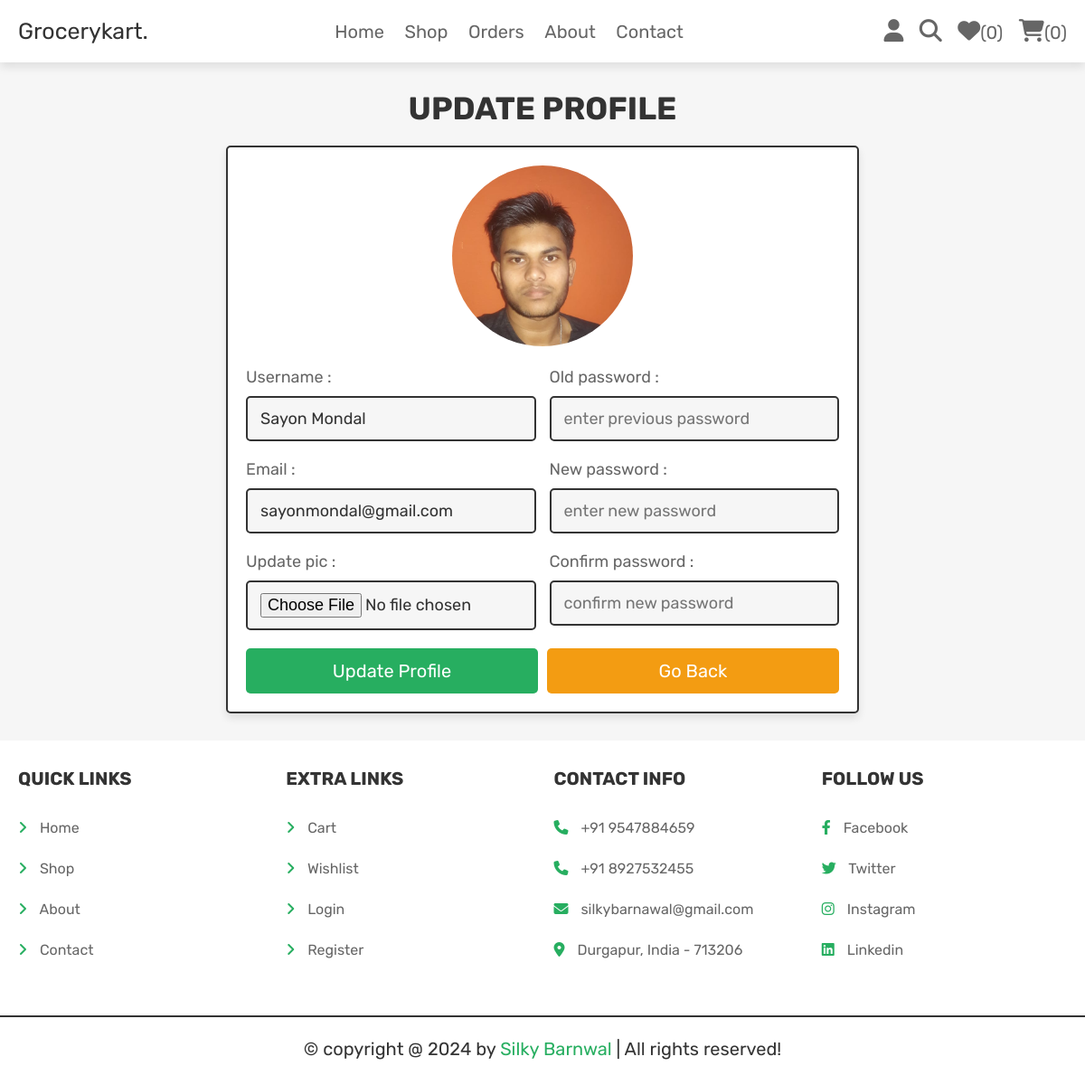
The page /user_profile_update.php (signed in) on the database its author committed.
### tables this page shows
CREATE TABLE `users` (
  `id` int(100) NOT NULL,
  `name` varchar(100) NOT NULL,
  `email` varchar(100) NOT NULL,
  `password` varchar(100) NOT NULL,
  `user_type` varchar(20) NOT NULL DEFAULT 'user',
  `image` varchar(100) NOT NULL
);

### user_profile_update.php (the view, shortened to what this page needs)
<?php
@include 'config.php';
?>
<!DOCTYPE html>
<html lang="en">
<head>
   <link rel="stylesheet" href="https://cdnjs.cloudflare.com/ajax/libs/font-awesome/6.1.1/css/all.min.css">
   <link rel="stylesheet" href="css/components.css">
</head>
<body>
   <?php include 'header.php'; ?>
   <section class="update-profile">
      <h1 class="title">Update profile</h1>
      <form action="" method="POST" enctype="multipart/form-data">
         <img src="uploaded_img/<?= $fetch_profile['image']; ?>" alt="">
         <div class="flex">
            <div class="inputBox">
               <span>Username :</span>
               <input type="text" name="name" value="<?= $fetch_profile['name']; ?>" placeholder="update username" required class="box">
               <span>Email :</span>
               <input type="email" name="email" value="<?= $fetch_profile['email']; ?>" placeholder="update email" required class="box">
               <span>Update pic :</span>
               <input type="file" name="image" accept="image/jpg, image/jpeg, image/png" class="box">
            </div>
            <div class="inputBox">
               <span>Old password :</span>
               <input type="password" name="update_pass" placeholder="enter previous password" class="box">
               <span>New password :</span>
               <input type="password" name="new_pass" placeholder="enter new password" class="box">
               <span>Confirm password :</span>
               <input type="password" name="confirm_pass" placeholder="confirm new password" class="box">
            </div>
         </div>
         <div class="flex-btn">
            <input type="submit" class="btn" value="update profile" name="update_profile">
            <a href="home.php" class="option-btn">Go back</a>
         </div>
      </form>
   </section>
   <?php include 'footer.php'; ?>
</body>
</html>

### css/components.css (style rules this page uses)
:root { --green:#27ae60; --orange:#f39c12; --red:#e74c3c; --black:#333; --light-color:#666; --white:#fff; --light-bg:#f6f6f6; --border:.2rem solid var(--black); --box-shadow:0 .5rem 1rem rgba(0,0,0,.1); }
* { font-family: 'Rubik', sans-serif; margin:0; padding:0; box-sizing: border-box; outline: none; border:none; text-decoration: none; color:var(--black); }
body { background-color: var(--light-bg); }
html { font-size: 62.5%; overflow-x: hidden; scroll-behavior: smooth; scroll-padding-top: 6.5rem; }
section { padding:3rem 2rem; max-width: 1200px; margin:0 auto; }
.btn, .delete-btn, .option-btn { display: block; width: 100%; margin-top: 1rem; border-radius: .5rem; color:var(--white); font-size: 2rem; padding:1.3rem 3rem; text-transform: capitalize; cursor: pointer; text-align: center; }
.btn { background-color: var(--green); }
.option-btn { background-color: var(--orange); }
.flex-btn { display: flex; flex-wrap: wrap; gap:1rem; }
.flex-btn > * { flex:1; }
.title { text-align: center; margin-bottom: 2rem; text-transform: uppercase; color:var(--black); font-size: 3.5rem; }
.update-profile form { max-width: 70rem; margin: 0 auto; background-color: var(--white); box-shadow: var(--box-shadow); border:var(--border); border-radius: .5rem; padding:2rem; text-align: center; }
.update-profile form .flex { display: flex; gap:1.5rem; justify-content: space-between; }
.update-profile form img { height: 20rem; width: 20rem; margin-bottom: 1rem; border-radius: 50%; object-fit: cover; }
.update-profile form .inputBox { text-align: left; width: 49%; }
.update-profile form .inputBox span { display: block; padding-top: 1rem; font-size: 1.8rem; color:var(--light-color); }
.update-profile form .inputBox .box { width: 100%; padding:1.2rem 1.4rem; font-size: 1.8rem; color:var(--black); border:var(--border); border-radius: .5rem; margin:1rem 0; background-color: var(--light-bg); }

### rows shown on the page
users: image (picture), name "Sayon Mondal", email "sayonmondal@gmail.com"

### other values the page prints
$count_wishlist_items->rowCount() "0"
$count_cart_items->rowCount() "0"
